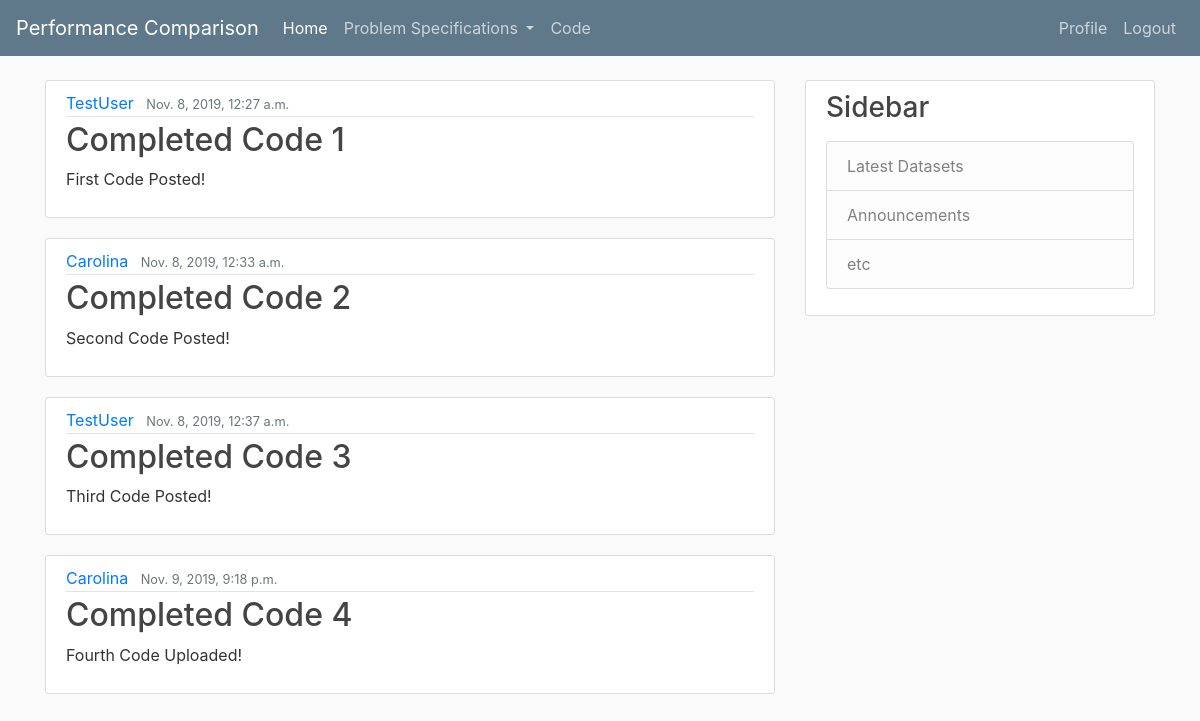
Screenshot of / (signed in) with the database file from the repository.
### compare/models.py (models this page shows, shortened)
class Post(models.Model):
    title = models.CharField(max_length=100)
    content = models.TextField()
    date_posted = models.DateTimeField(default=timezone.now)
    author = models.ForeignKey(User, on_delete=models.CASCADE)

### compare/views.py (the view)
# urls.py: path('', views.home, name='compare-home'),
def home(request):
	context = {
		'posts': Post.objects.all()
	}
	return render(request, 'compare/home.html', context)

### compare/templates/compare/home.html
{% extends "compare/base.html" %}
{% block content %}
    {% for post in posts %}
        <article class="media content-section">
          <div class="media-body">
            <div class="article-metadata">
              <a class="mr-2" href="#">{{ post.author }}</a>
              <small class="text-muted">{{ post.date_posted }}</small>
            </div>
            <h2><a class="article-title" href="#">{{ post.title }}</a></h2>
            <p class="article-content">{{ post.content }}</p>
          </div>
        </article>
    {% endfor %}
{% endblock content %}

### compare/static/compare/main.css (style rules this page uses)
body { background: #fafafa; color: #333333; margin-top: 5rem; }
h1, h2, h3, h4, h5, h6 { color: #444444; }
.content-section { background: #ffffff; padding: 10px 20px; border: 1px solid #dddddd; border-radius: 3px; margin-bottom: 20px; }
.article-title { color: #444444; }
.article-content { white-space: pre-line; }
.article-metadata { padding-bottom: 1px; margin-bottom: 4px; border-bottom: 1px solid #e3e3e3 }

### rows the page displays
Post: author "TestUser", date_posted "Nov. 8, 2019, 12:27 a.m.", title "Completed Code 1", content "First Code Posted!"
Post: author "Carolina", date_posted "Nov. 8, 2019, 12:33 a.m.", title "Completed Code 2", content "Second Code Posted!"
Post: author "TestUser", date_posted "Nov. 8, 2019, 12:37 a.m.", title "Completed Code 3", content "Third Code Posted!"
Post: author "Carolina", date_posted "Nov. 9, 2019, 9:18 p.m.", title "Completed Code 4", content "Fourth Code Uploaded!"
